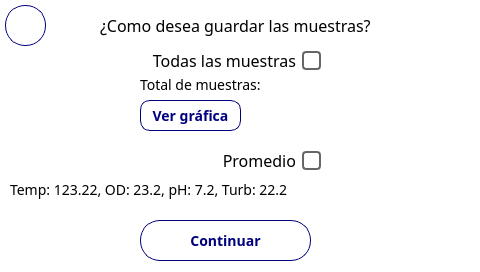
<?xml version="1.0" encoding="UTF-8"?>
<ui version="4.0">
 <class>MainWindow</class>
 <widget class="QMainWindow" name="MainWindow">
  <property name="geometry">
   <rect>
    <x>0</x>
    <y>0</y>
    <width>480</width>
    <height>272</height>
   </rect>
  </property>
  <property name="windowTitle">
   <string>MainWindow</string>
  </property>
  <property name="styleSheet">
   <string notr="true">QLabel {
	font-family: Poppins;
	font-size: 16px;
}

QWidget {
	background-color: white;
}

QPushButton {
	border: 1px solid #00007f;
	background-color: white;
	color: #00007f;
	font-size: 14px;
	font-family: Poppins;
	font-weight: 500;
}

QLabel {
	text-align: center;
}</string>
  </property>
  <widget class="QWidget" name="centralwidget">
   <property name="styleSheet">
    <string notr="true"/>
   </property>
   <widget class="QPushButton" name="continueBtn">
    <property name="geometry">
     <rect>
      <x>140</x>
      <y>220</y>
      <width>171</width>
      <height>41</height>
     </rect>
    </property>
    <property name="styleSheet">
     <string notr="true">border-radius: 20px;</string>
    </property>
    <property name="text">
     <string>Continuar</string>
    </property>
   </widget>
   <widget class="QPushButton" name="backBtn">
    <property name="geometry">
     <rect>
      <x>5</x>
      <y>5</y>
      <width>41</width>
      <height>41</height>
     </rect>
    </property>
    <property name="styleSheet">
     <string notr="true">	height: 40px;
	border-radius: 20px;
	border: 1px solid #00007f;
	background-color: white;
	color: #00007f;
	font-weight: 500;
	font-size: 16px;</string>
    </property>
    <property name="text">
     <string/>
    </property>
   </widget>
   <widget class="QCheckBox" name="allCheckBox">
    <property name="geometry">
     <rect>
      <x>110</x>
      <y>50</y>
      <width>211</width>
      <height>21</height>
     </rect>
    </property>
    <property name="layoutDirection">
     <enum>Qt::RightToLeft</enum>
    </property>
    <property name="styleSheet">
     <string notr="true">QCheckBox {
	background-color: transparent;
	height: 21px;
	font-family: Poppins;
	font-size: 16px;
}

QCheckBox::indicator {
    width: 15px; /* Ancho del indicador */
    height: 15px; /* Alto del indicador */
    border-radius: 4px; /* Bordes redondeados */
    border: 2px solid #666; /* Borde del indicador */
}

QCheckBox::indicator:checked {
    background-color: #00007f; /* Color de fondo cuando está marcado */
}

QCheckBox::indicator:unchecked {
    background-color: transparent;
}</string>
    </property>
    <property name="text">
     <string>Todas las muestras</string>
    </property>
   </widget>
   <widget class="QCheckBox" name="meanCheckBox">
    <property name="geometry">
     <rect>
      <x>110</x>
      <y>150</y>
      <width>211</width>
      <height>21</height>
     </rect>
    </property>
    <property name="layoutDirection">
     <enum>Qt::RightToLeft</enum>
    </property>
    <property name="styleSheet">
     <string notr="true">QCheckBox {
	background-color: transparent;
	height: 21px;
	font-family: Poppins;
	font-size: 16px;
}

QCheckBox::indicator {
    width: 15px; /* Ancho del indicador */
    height: 15px; /* Alto del indicador */
    border-radius: 4px; /* Bordes redondeados */
    border: 2px solid #666; /* Borde del indicador */
}

QCheckBox::indicator:checked {
    background-color: #00007f; /* Color de fondo cuando está marcado */
}

QCheckBox::indicator:unchecked {
    background-color: transparent;
}</string>
    </property>
    <property name="text">
     <string>Promedio</string>
    </property>
   </widget>
   <widget class="QLabel" name="label">
    <property name="geometry">
     <rect>
      <x>100</x>
      <y>10</y>
      <width>301</width>
      <height>31</height>
     </rect>
    </property>
    <property name="text">
     <string>&lt;html&gt;&lt;head/&gt;&lt;body&gt;&lt;p&gt;¿Como desea guardar las muestras?&lt;/p&gt;&lt;/body&gt;&lt;/html&gt;</string>
    </property>
   </widget>
   <widget class="QLabel" name="allLbl">
    <property name="geometry">
     <rect>
      <x>140</x>
      <y>70</y>
      <width>221</width>
      <height>31</height>
     </rect>
    </property>
    <property name="styleSheet">
     <string notr="true">font-size: 14px;</string>
    </property>
    <property name="text">
     <string>&lt;html&gt;&lt;head/&gt;&lt;body&gt;&lt;p&gt;Total de muestras: &lt;/p&gt;&lt;/body&gt;&lt;/html&gt;</string>
    </property>
   </widget>
   <widget class="QLabel" name="meanLbl">
    <property name="geometry">
     <rect>
      <x>10</x>
      <y>170</y>
      <width>461</width>
      <height>41</height>
     </rect>
    </property>
    <property name="styleSheet">
     <string notr="true">font-size: 14px;</string>
    </property>
    <property name="text">
     <string>&lt;html&gt;&lt;head/&gt;&lt;body&gt;&lt;p&gt;Temp: 123.22, OD: 23.2, pH: 7.2, Turb: 22.2&lt;/p&gt;&lt;/body&gt;&lt;/html&gt;</string>
    </property>
   </widget>
   <widget class="QPushButton" name="openGraphBtn">
    <property name="geometry">
     <rect>
      <x>140</x>
      <y>100</y>
      <width>101</width>
      <height>31</height>
     </rect>
    </property>
    <property name="styleSheet">
     <string notr="true">border-radius: 10px;</string>
    </property>
    <property name="text">
     <string>Ver gráfica</string>
    </property>
   </widget>
  </widget>
 </widget>
 <resources/>
 <connections/>
</ui>
